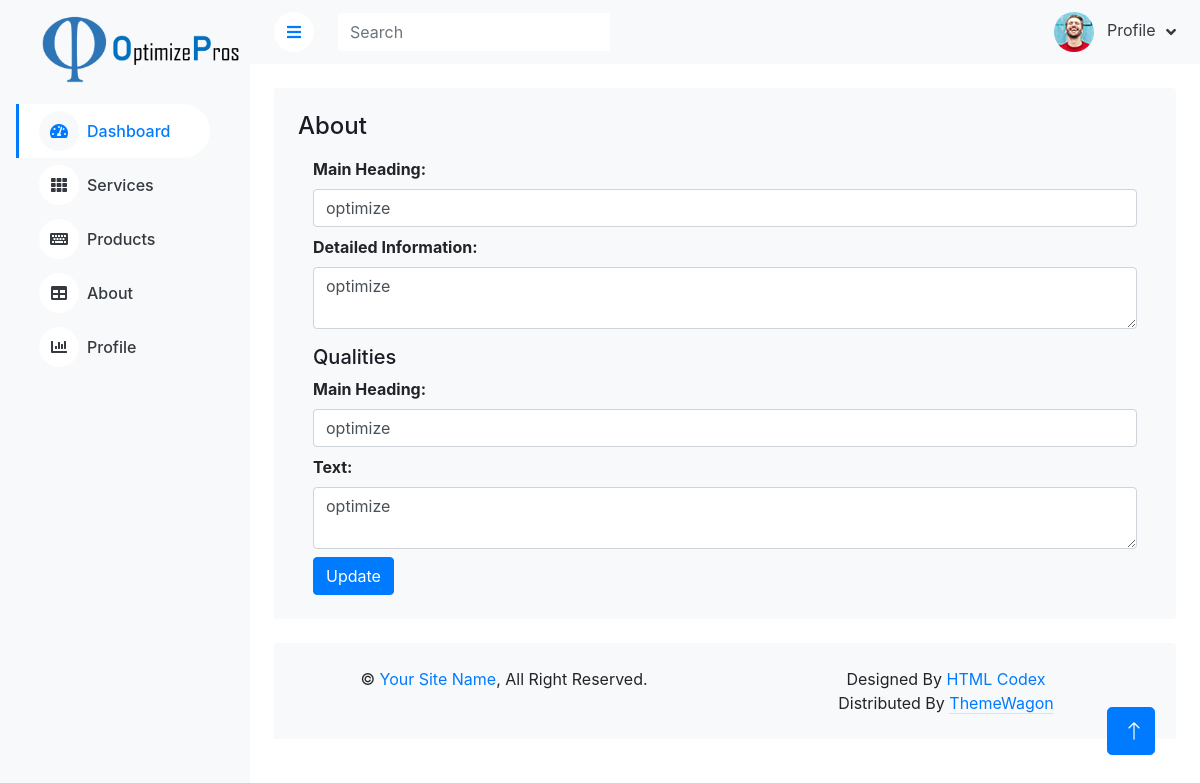
/dashboard/about.php (signed in), run on the app's committed database.
### tables this page shows
CREATE TABLE `companyprofile` (
  `id` int(11) NOT NULL,
  `name` varchar(100) NOT NULL,
  `logo` varchar(255) NOT NULL,
  `phone` varchar(100) NOT NULL,
  `email` varchar(140) NOT NULL,
  `address` varchar(200) NOT NULL,
  `facebook` varchar(100) NOT NULL,
  `instagram` varchar(100) NOT NULL,
  `whatsapp` varchar(100) NOT NULL,
  `linkedin` varchar(100) NOT NULL
);

CREATE TABLE `abouts` (
  `id` int(11) NOT NULL,
  `Ab_Main_Heading` text NOT NULL,
  `Ab_detailed_Information` text NOT NULL,
  `qual_Main_Heading` text NOT NULL,
  `qual_Text` text NOT NULL
);

### dashboard/about.php (the view, shortened to what this page needs)
<?php
include('header.php');
?>
<?php $query = $con->query('select * from abouts limit 1');
while ($row = $query->fetch_assoc()) { ?>
    <div class="container-fluid pt-4 px-4">
        <div class="row g-4">
            <div class="col-12">
                <div class="bg-light rounded h-100 p-4">
                    <h4 class="mb-3">About</h4>
                    <div class="container-fluid">
                        <form method="POST" action="./Queries.php">
                            <div class="form-group">
                                <label class="fw-bold">Main Heading:</label>
                                <input type="text" name="Ab_Main_Heading" value="<?php echo $row['Ab_Main_Heading']; ?>" class="form-control mb-2" placeholder=" " name="name">
                                <label class="fw-bold ">Detailed Information:</label>
                                <textarea class="form-control mb-2" name="Ab_detailed_Information"><?php echo htmlspecialchars($row['Ab_detailed_Information']); ?></textarea>
                            </div>
                            <h5>Qualities</h5>
                            <label class="fw-bold">Main Heading:</label>
                            <input type="text" class="form-control mb-2" placeholder=" " name="qual_Main_Heading" value="<?php echo $row['qual_Main_Heading']; ?>">
                            <label class="fw-bold ">Text:</label>
                            <textarea class="form-control mb-2" name="qual_Text"><?php echo htmlspecialchars($row['qual_Text']); ?></textarea>
                            <button type="submit" class="btn btn-primary text-end" name="updateAbouts">Update</button>
                        </form>
                    <?php } ?>
                    </div>
                </div>
            </div>
        </div>
    </div>
    <?php
    include('footer.php');
    ?>

### dashboard/header.php (shortened to what this page needs)
<?php
include('db.php');
?>
<!DOCTYPE html>
<html lang="en">
<head>
    <link href="https://cdnjs.cloudflare.com/ajax/libs/font-awesome/5.10.0/css/all.min.css" rel="stylesheet">
    <link href="https://cdn.jsdelivr.net/npm/bootstrap-icons@1.4.1/font/bootstrap-icons.css" rel="stylesheet">
    <link href="lib/owlcarousel/assets/owl.carousel.min.css" rel="stylesheet">
    <link href="lib/tempusdominus/css/tempusdominus-bootstrap-4.min.css" rel="stylesheet" />
    <link href="css/bootstrap.min.css" rel="stylesheet">
    <link href="css/style.css" rel="stylesheet">
    <link rel="stylesheet" href="https://stackpath.bootstrapcdn.com/bootstrap/4.3.1/css/bootstrap.min.css">
</head>
<body>
    <div class="container-xxl position-relative bg-white d-flex p-0">
        <?php
        $query = $con->query('select logo from companyprofile');
        while ($row = $query->fetch_assoc()) {
        ?>
            <div class="sidebar pe-4 pb-3">
                <nav class="navbar bg-light navbar-light">
                    <a href="index.html" class="navbar-brand mx-4 mb-3">
                        <img src="images/logo/<?php echo $row['logo']; ?>" alt="" srcset="" height="70px">
                    </a>
                <?php
            }
                ?>
                <div class="navbar-nav w-100">
                    <a href="index.php" class="nav-item nav-link active"><i class="fa fa-tachometer-alt me-2"></i>Dashboard</a>
                    <a href="services.php" class="nav-item nav-link"><i class="fa fa-th me-2"></i>Services</a>
                    <a href="product.php" class="nav-item nav-link"><i class="fa fa-keyboard me-2"></i>Products</a>
                    <a href="about.php" class="nav-item nav-link"><i class="fa fa-table me-2"></i>About</a>
                    <a href="companyprofile.php" class="nav-item nav-link"><i class="fa fa-chart-bar me-2"></i>Profile</a>
                </div>
                </nav>
            </div>
            <div class="content">
                <nav class="navbar navbar-expand bg-light navbar-light sticky-top px-4 py-0">
                    <a href="#" class="sidebar-toggler flex-shrink-0">
                        <i class="fa fa-bars"></i>
                    </a>
                    <form class="d-none d-md-flex ms-4">
                        <input class="form-control border-0" type="search" placeholder="Search">
                    </form>
                    <div class="navbar-nav align-items-center ms-auto">
                        <div class="nav-item dropdown">
                            <a href="#" class="nav-link dropdown-toggle" data-bs-toggle="dropdown">
                                <img class="rounded-circle me-lg-2" src="images/user/user.jpg" alt="" style="width: 40px; height: 40px;">
                                <span class="d-none d-lg-inline-flex">Profile</span>
                            </a>
                        </div>
                    </div>
                </nav>

### dashboard/css/style.css (style rules this page uses)
:root { --primary: #009CFF; --light: #F3F6F9; --dark: #191C24; }
.btn { transition: .5s; }
.btn.btn-primary { color: #FFFFFF; }
.sidebar { position: fixed; top: 0; left: 0; bottom: 0; width: 250px; height: 100vh; overflow-y: auto; background: var(--light); transition: 0.5s; z-index: 999; }
.content { margin-left: 250px; min-height: 100vh; background: #FFFFFF; transition: 0.5s; }
@media (min-width: 992px) { .sidebar { margin-left: 0; } }
@media (min-width: 992px) { .content { width: calc(100% - 250px); } }
.sidebar .navbar .navbar-nav .nav-link { padding: 7px 20px; color: var(--dark); font-weight: 500; border-left: 3px solid var(--light); border-radius: 0 30px 30px 0; outline: none; }
.sidebar .navbar .navbar-nav .nav-link:hover, .sidebar .navbar .navbar-nav .nav-link.active { color: var(--primary); background: #FFFFFF; border-color: var(--primary); }
.sidebar .navbar .navbar-nav .nav-link i { width: 40px; height: 40px; display: inline-flex; align-items: center; justify-content: center; background: #FFFFFF; border-radius: 40px; }
.sidebar .navbar .navbar-nav .nav-link:hover i, .sidebar .navbar .navbar-nav .nav-link.active i { background: var(--light); }
.content .navbar .navbar-nav .nav-link { margin-left: 25px; padding: 12px 0; color: var(--dark); outline: none; }
.content .navbar .sidebar-toggler, .content .navbar .navbar-nav .nav-link i { width: 40px; height: 40px; display: inline-flex; align-items: center; justify-content: center; background: #FFFFFF; border-radius: 40px; }
.content .navbar .dropdown-toggle::after { margin-left: 6px; vertical-align: middle; border: none; content: "\f107"; font-family: "Font Awesome 5 Free"; font-weight: 900; transition: .5s; }

### data on the page
companyprofile: logo (picture)
abouts: Ab_Main_Heading "optimize", Ab_detailed_Information "optimize", qual_Main_Heading "optimize", qual_Text "optimize"
